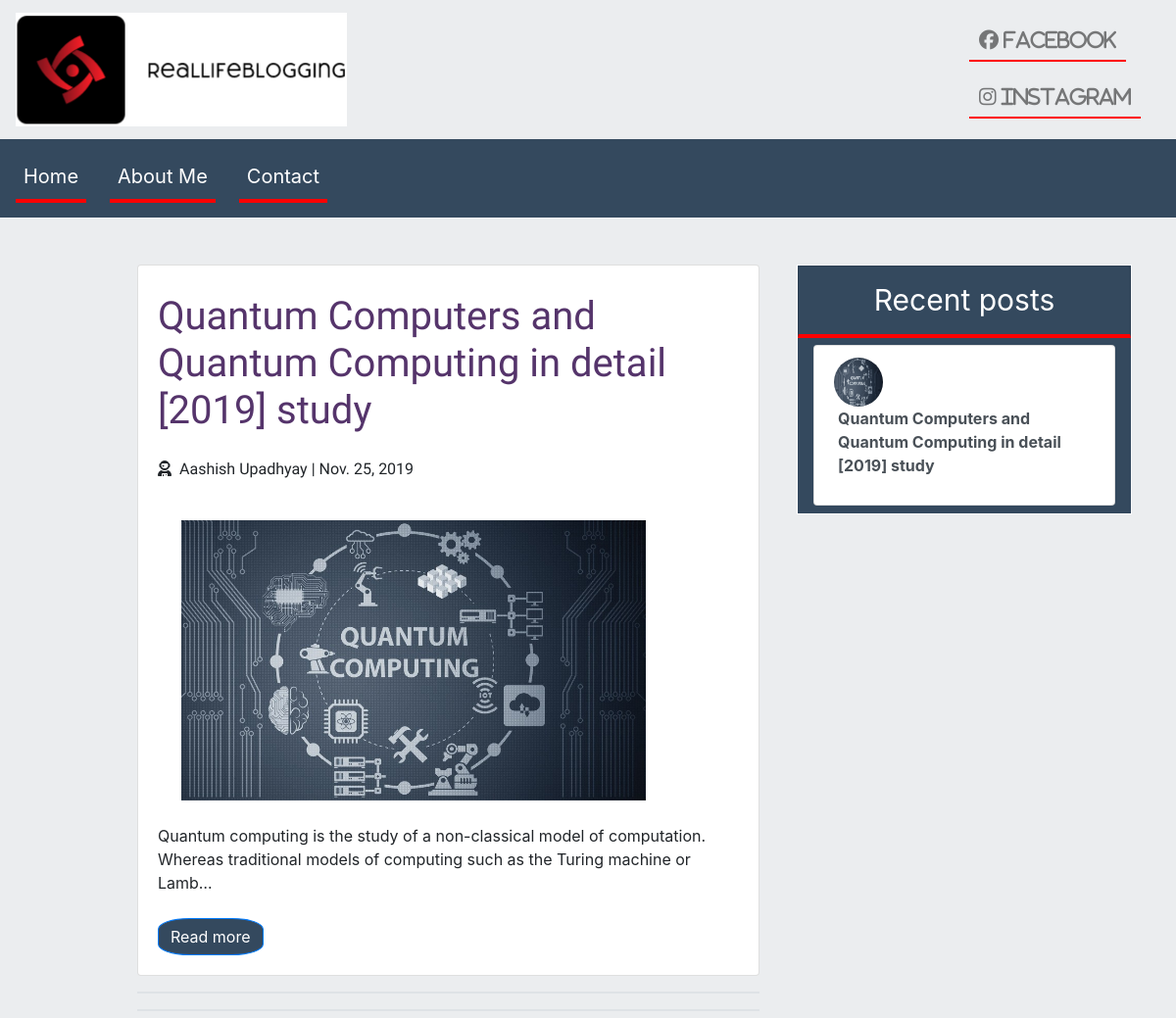
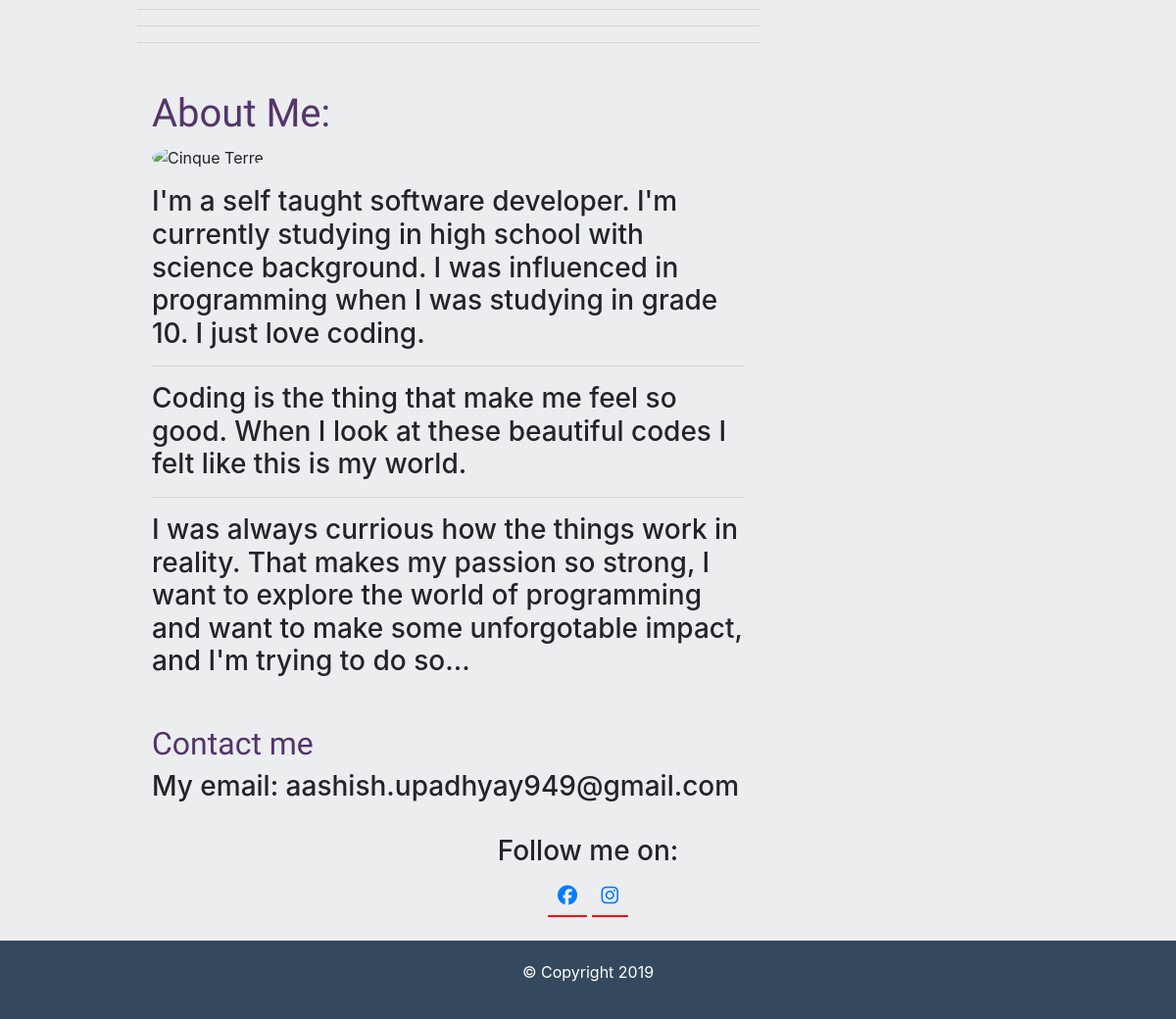
The page / on the database its author committed (2 pictures, top to bottom).
### Blog/models.py (models this page shows, shortened)
class Post(models.Model):
	post_image = models.TextField()
	post_title = models.CharField(max_length=200)
	post_date = models.DateTimeField(auto_now_add=True)
	post_auther = models.CharField(max_length=100)
	post_content = RichTextField(blank=True,null=True)
	slug = models.SlugField(null=False,unique=True)

### Blog/views.py (the view)
# urls.py: path('',views.HomePageView.as_view(),name='home'),
class HomePageView(ListView):
	model = Post
	template_name = 'Blog/index.html'
	context_object_name = 'post_entries'
	ordering = ('-post_date')
	paginate_by = 5
	def get_context_data(self,**kwargs):
		context = super().get_context_data(**kwargs)
		side_view = Post.objects.all().order_by('-post_date')[0:5]
		context['side_view'] = side_view
		return context

### Blog/templates/Blog/index.html (shortened to what this page needs)
{% extends 'base.html' %}
{% block blogcontents %}
	{% if post_entries %}
		{% for posts in post_entries %}
			<div class="card mt-5">
				<div class="card-body">
					<h1 class="title mt-2">{{ posts.post_title }}</h1>
					<p class="user-detail mt-4"><i class="fas fa-user-astronaut mr-2"></i>{{ posts.post_auther }} | {{ posts.post_date|date }}</p> <br>
					<img class="ml-4" src="{{ posts.post_image }}" height="auto" width="80%">
					<p class="mt-4">{{ posts.post_content|safe|truncatechars:150 }}</p>
					<a href="{% url 'blog:detail' slug=posts.slug %}"><input type="submit" value="Read more" class="btn btn-primary readmore mt-2"></a>
				</div>
			</div>
		{% endfor %}
	{% endif %}
{% endblock %}
{% block sidebar %}
		{% if side_view %}
			<div class="list-group border border-white mt-5 ml-2">
				<input type="button" class="list-group-item button-effect" value="Recent posts">
				{% for views in side_view %}
					<a class="nav-link" href="{% url 'blog:detail' slug=views.slug %}">
					   <button type="button" class="list-group-item list-group-item-action"><img class="rounded-circle" src="{{ views.post_image }}" height="50px" width="50px"><p class="ml-1"><b>{{ views.post_title }}</b></p></button>
					</a>
				{% endfor %}
			</div>
		{% endif %}
{% endblock %}

### templates/base.html (shortened to what this page needs)
<!DOCTYPE html>
{% load staticfiles %}
<html>
<head>
  <link rel="stylesheet" href="https://stackpath.bootstrapcdn.com/bootstrap/4.3.1/css/bootstrap.min.css">
  <link rel="stylesheet" type="text/css" href="{% static 'Blog/css/main.css' %}">
</head>
<body class="bg">
  <nav class="navbar navbar-light justify-content-left">
    <a class="navbar-brand" href="{% url 'blog:home' %}"><img src="{% static 'Blog/images/reallifeblogging.png' %}"></a>
    <ul class="navbar-nav social-icons">
      <li class="nav-item">
        <a class="nav-link" href="https://www.facebook.com/aashish.upadhyay.3760"><i class="fab fa-facebook"> Facebook</i></a>
      </li>
      <li class="nav-item">
        <a class="nav-link" href="https://www.instagram.com/aashiish_upadhyay/"><i class="fab fa-instagram"> Instagram</i></a>
      </li>
    </ul>
  </nav>
  <nav class="navbar sticky-top navbar-expand-sm mynav justify-content-right">
    <div class="collapse navbar-collapse" id="navbarSupportedContent">
      <ul class="navbar-nav">
        <li class="nav-item">
          <a class="nav-link mr-4 text-white" href="{% url 'blog:home' %}">Home</a>
        </li>
        <li class="nav-item textcolor">
          <a class="nav-link mr-4 text-white" href="#About">About Me</a>
        </li>
        <li class="nav-item textcolor">
          <a class="nav-link text-white"  href="#contact">Contact</a>
        </li>
      </ul>
    </div>
  </nav>
  <div class="container">
    <div class="row">
      <div class="col-sm-1">
      </div>
      <div class="col-sm-7">
        {% block blogcontents %}{% endblock %}
<hr id="form-location" class="border">
<hr class="border">
<hr>
<hr>
<hr>
  <div class="container">
    <h1 class="title mt-5" id="About">About Me:</h1>
    <img src="https://scontent.fktm8-1.fna.fbcdn.net/v/t1.0-1/c0.0.160.160a/p160x160/67608284_844391495961354_7116495376198139904_o.jpg?_nc_cat=109&_nc_ohc=IIVavLExEB4AQlzWhno_jvcT5XpWMAh3TW8uf5JVVCGeYDCj4bU808ouw&_nc_ht=scontent.fktm8-1.fna&oh=1cc5b85ab9dccd18aaa1f5036e0d2da0&oe=5E8A5ED4" class="rounded-circle justify-content-center" alt="Cinque Terre">
    <h3 class="mt-3">I'm a self taught software developer. I'm currently studying in high school with science background. I was influenced in programming when I was studying in grade 10.
      I just love coding. <br><hr>
    Coding is the thing that make me feel so good. When I look at these beautiful codes I felt like this is my world. <br><hr>
    I was always currious how the things work in reality. That makes my passion so strong, I want to explore the world of programming and want to make some unforgotable impact, and I'm trying to do so...
    </h3>
  </div>
        <div class="container mt-5">
          <h2 class="title" id="contact">Contact me</h2>
            <h3>My email: aashish.upadhyay949@gmail.com</h3>
        </div>
      </div>
      <div class="col-sm-4">
        {% block sidebar %}{% endblock %}
      </div>
    </div>
  </div>
<div class="footerline social-icons mt-4">
  <h3>Follow me on:</h3>
  <a href="https://www.facebook.com/aashish.upadhyay.3760">
    <i class="fab fa-facebook"></i>
  </a>
  <a href="https://www.instagram.com/aashiish_upadhyay/">
    <i class="fab fa-instagram"></i>
  </a>
</div>
<nav class="navbar mynav text mt-4 justify-content-center">
  <p>&copy; Copyright 2019<p>
</nav>
</body>
</html>

### static/Blog/css/main.css (style rules this page uses)
.navbar-brand { font-size: 30px; }
.bg { background-color: #EBEDEF; }
.navbar { min-height: 80px; }
.mynav { background-color: #34495E; }
.text-white { transition:0.5s; font-size: 20px; border-bottom: 4px solid red; }
.fab { transition:0.6s; border-bottom: 2px solid red; }
.social-icons { margin: 0 20px; }
.social-icons .fab { padding: 10px; font-size: 20px; }
.title { color:#55346B; font-family: 'Acme', sans-serif; }
.user-detail { font-family: 'Amaranth', sans-serif; }
.readmore { border-radius: 30%; background-color: #34495E; }
.footerline { text-align: center; }
.text { color:white; }
.button-effect { font-size: 30px; background-color: #34495E; color:white; border-bottom: 4px solid red; }
.fas { background-color: white; }
.border { background-color: #34495E; }

### rows shown on the page
Post: post_title "Quantum Computers and Quantum Computing in detail [2019] study", post_auther "Aashish Upadhyay", post_date "Nov. 25, 2019", post_image (picture), post_content "Quantum computing is the study of a non-classical model of computation. Whereas traditional models of computing such as the Turing machine or Lamb…"
